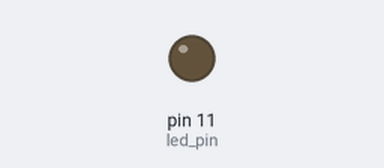
Bench run of a sketch on a simulated Arduino Uno, built with avr-gcc and run on an emulated ATmega328P. Parts: output pins drawn as LEDs (lit = HIGH). No radio packets arrive unless stated; pins used as bus, display or sensor lines are not drawn.

Above: at 1.5 s.
At 6.15 s:
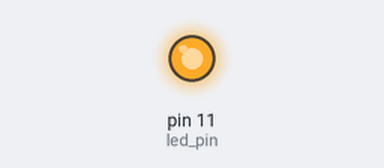
Timing chart, 0 to 7.0 s (numbered marks = the images above):
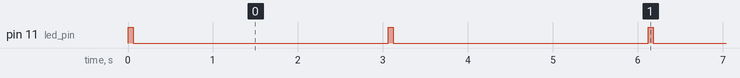

Measured:
- by itself, pin 11 (led_pin): alternates HIGH for 0.06 s and LOW for 3.0 s

The sketch:

rf_tx_3.ino
```cpp
#include <VirtualWire.h>
#include <string.h>
const int led_pin = 11;
const int transmit_pin = 12;
const int receive_pin = 2;
const int transmit_en_pin = 3;
const int trigger1=5;
const int trigger2=6;
const int trigger3=7;
void setup()
{
  pinMode(led_pin, OUTPUT);
  pinMode(trigger1, OUTPUT);
  pinMode(trigger2, OUTPUT);
  pinMode(trigger3, OUTPUT);// Sets the trigPin as an Output
  // Initialise the IO and ISR
  vw_set_tx_pin(transmit_pin);
  vw_set_rx_pin(receive_pin);
  vw_set_ptt_pin(transmit_en_pin);
//  vw_set_ptt_inverted(true); // Required for DR3100
  vw_setup(2000);   // Bits per sec

}
char msg[4];
int i=0;
void loop()
{ i=i%3;
  itoa(i,msg,10);
  digitalWrite(led_pin, HIGH); // Flash a light to show transmitting
  vw_send((uint8_t *)msg, strlen(msg));


  vw_wait_tx(); // Wait until the whole message is gone
  if(i==0)
  genPulse1();
  else if(i==1)
  genPulse2();
  else if(i==2)
  genPulse3();
  digitalWrite(led_pin, LOW);
  delay(3000);
  i++;
}
void genPulse1()
{
  digitalWrite(trigger1, LOW);
  delayMicroseconds(2);
  digitalWrite(trigger1, HIGH);
  delayMicroseconds(10);
  digitalWrite(trigger1, LOW);
}

void genPulse2()
{
  digitalWrite(trigger2, LOW);
  delayMicroseconds(2);
  digitalWrite(trigger2, HIGH);
  delayMicroseconds(10);
  digitalWrite(trigger2, LOW);
}


void genPulse3()
{
  digitalWrite(trigger3, LOW);
  delayMicroseconds(2);
  digitalWrite(trigger3, HIGH);
  delayMicroseconds(10);
  digitalWrite(trigger3, LOW);
}
```
